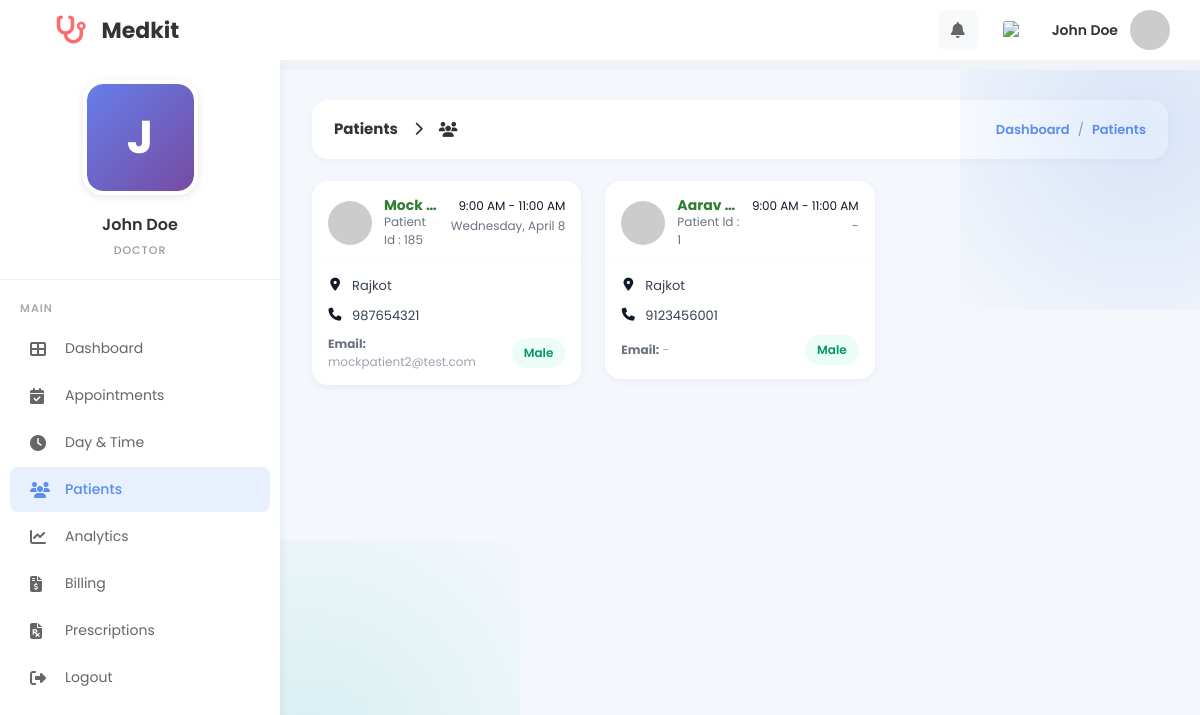
/MINI_PHP/doctor_patients.php (signed in), run on the app's committed database.
### tables this page shows
CREATE TABLE `users` (
  `id` int(11) NOT NULL,
  `firstname` varchar(225) DEFAULT '',
  `lastname` varchar(225) DEFAULT '',
  `phone_number` bigint(20) DEFAULT 0,
  `date_of_birth` date DEFAULT curdate(),
  `email` varchar(50) NOT NULL,
  `gender` varchar(100) DEFAULT '',
  `address` varchar(225) DEFAULT '',
  `clinic_name` varchar(255) DEFAULT NULL,
  `experience_years` int(11) DEFAULT 0,
  `education` varchar(255) DEFAULT NULL,
  `bio` text DEFAULT NULL,
  `password` varchar(255) NOT NULL,
  `role_id` int(11) DEFAULT 0,
  `category_id` int(11) DEFAULT NULL,
  `created_at` timestamp NOT NULL DEFAULT current_timestamp(),
  `updated_at` timestamp NOT NULL DEFAULT current_timestamp() ON UPDATE current_timestamp(),
  `profile_image` varchar(255) DEFAULT NULL,
  `license_number` varchar(50) DEFAULT NULL,
  `license_document` varchar(255) DEFAULT NULL,
  `verification_status` enum('verified','pending','rejected') NOT NULL DEFAULT 'verified',
  `verification_reason` varchar(255) DEFAULT NULL,
  `verified_at` timestamp NULL DEFAULT NULL,
  `verified_by_admin_id` int(11) DEFAULT NULL,
  `commission_percent` decimal(5,2) NOT NULL DEFAULT 10.00
);

CREATE TABLE `visit_booking` (
  `id` int(11) NOT NULL,
  `patient_id` int(11) DEFAULT 0,
  `doctor_id` int(11) DEFAULT 0,
  `speciality_id` int(11) DEFAULT 0,
  `time_id` int(11) DEFAULT 0,
  `Note` varchar(225) DEFAULT '',
  `is_visited` int(11) DEFAULT 0,
  `created_at` timestamp NOT NULL DEFAULT current_timestamp(),
  `updated_at` timestamp NOT NULL DEFAULT current_timestamp() ON UPDATE current_timestamp(),
  `appointment_date` date DEFAULT NULL,
  `status` enum('pending','accepted','visited','rejected') DEFAULT 'pending',
  `patient_notified` tinyint(1) DEFAULT 0,
  `doctor_seen` tinyint(1) NOT NULL DEFAULT 0,
  `reminder_sent_at` datetime DEFAULT NULL,
  `documents_emailed_at` datetime DEFAULT NULL
);

CREATE TABLE `patient` (
  `id` int(11) NOT NULL,
  `firstname` varchar(225) DEFAULT '',
  `lastname` varchar(225) DEFAULT '',
  `phone_number` bigint(20) DEFAULT 0,
  `email` varchar(100) DEFAULT NULL,
  `password` varchar(255) DEFAULT NULL,
  `date_of_birth` date DEFAULT curdate(),
  `gender` varchar(225) DEFAULT '',
  `address` varchar(225) DEFAULT '',
  `created_at` timestamp NOT NULL DEFAULT current_timestamp(),
  `updated_at` timestamp NOT NULL DEFAULT current_timestamp() ON UPDATE current_timestamp()
);

CREATE TABLE `doctor_available_time` (
  `id` int(11) NOT NULL,
  `day_id` int(11) DEFAULT 0,
  `start_time` time DEFAULT '00:00:00',
  `end_time` time DEFAULT '00:00:00',
  `created_at` timestamp NOT NULL DEFAULT current_timestamp(),
  `updated_at` timestamp NOT NULL DEFAULT current_timestamp() ON UPDATE current_timestamp()
);

### MINI_PHP/doctor_patients.php (the view, shortened to what this page needs)
<?php
include("config.php");
$doctor_id = (int)$_SESSION['doctor_id'];
$doctor_res = mysqli_query($conn, "SELECT firstname, lastname, profile_image FROM users WHERE id = $doctor_id LIMIT 1");
$doctor = $doctor_res ? mysqli_fetch_assoc($doctor_res) : null;
$doctor['profile_image'] = $doctor['profile_image'] ?? '';
$patients = [];
$query = "
    SELECT
        vb.id AS booking_id,
        vb.patient_id,
        vb.appointment_date,
        vb.Note,
        p.firstname AS patient_firstname,
        p.lastname AS patient_lastname,
        p.phone_number,
        p.email,
        p.gender,
        p.address,
        dat.start_time,
        dat.end_time
    FROM visit_booking vb
    JOIN patient p ON vb.patient_id = p.id
    LEFT JOIN doctor_available_time dat ON vb.time_id = dat.id
    WHERE vb.doctor_id = ?
    ORDER BY vb.appointment_date DESC, dat.start_time DESC, vb.id DESC
";
$stmt = $conn->prepare($query);
if ($stmt) {
  $stmt->bind_param("i", $doctor_id);
  $stmt->execute();
  $result = $stmt->get_result();
  if ($result) {
    while ($row = $result->fetch_assoc()) {
      $patients[] = $row;
    }
  }
}
?>
<!DOCTYPE html>
<html lang="en">
<head>
  <link href="https://cdn.jsdelivr.net/npm/bootstrap@5.3.2/dist/css/bootstrap.min.css" rel="stylesheet">
  <link href="https://cdnjs.cloudflare.com/ajax/libs/font-awesome/6.4.0/css/all.min.css" rel="stylesheet">
</head>
<body>
  <div class="top-header">
    <div class="header-left">
      <div class="logo">
        <i class="fa-solid fa-stethoscope"></i>
        <span>Medkit</span>
      </div>
    </div>
    <div class="header-right">
      <div class="dropdown" style="position: relative;">
        <button class="header-icon" type="button" data-notif-toggle aria-label="Notifications" aria-expanded="false">
          <i class="fas fa-bell"></i>
        </button>
      </div>
      <img src="https://flagcdn.com/w40/us.png" alt="US" class="flag-icon">
      <a href="doctor_profile.php" class="user-profile text-decoration-none" title="View Profile" aria-label="View Profile">
        <span class="user-name"><?= htmlspecialchars($doctor['firstname'] . ' ' . $doctor['lastname']) ?></span>
        <?php
        $doctor_avatar_src = (!empty($doctor['profile_image']) && file_exists(__DIR__ . '/' . $doctor['profile_image']))
          ? $doctor['profile_image']
          : "https://ui-avatars.com/api/?name=" . urlencode($doctor['firstname'] . '+' . $doctor['lastname']) . "&background=5a8dee&color=fff";
        ?>
        <img src="<?= htmlspecialchars($doctor_avatar_src) ?>" alt="Profile" class="user-avatar">
      </a>
    </div>
  </div>
  <div class="sidebar">
    <div class="doctor-profile-sidebar">
      <div class="profile-image-wrapper">
        <form id="profileImageForm" action="doctor_profile_image.php" method="POST" enctype="multipart/form-data">
          <label for="profileImageInput" style="cursor: pointer; display: block; width: 115px; height: 115px; margin: 0 auto;">
            <div class="profile-image-container" id="sidebarProfileImage">
              <?php if (!empty($doctor['profile_image']) && file_exists(__DIR__ . '/' . $doctor['profile_image'])): ?>
                <img src="<?= htmlspecialchars($doctor['profile_image']) ?>" alt="Profile" class="profile-image">
              <?php else: ?>
                <div class="profile-placeholder">
                  <?= strtoupper(substr($doctor['firstname'], 0, 1)) ?>
                </div>
              <?php endif; ?>
            </div>
          </label>
        </form>
      </div>
      <div class="profile-name"><?= htmlspecialchars($doctor['firstname'] . ' ' . $doctor['lastname']) ?></div>
      <div class="profile-role">DOCTOR</div>
    </div>
    <nav class="nav-menu">
      <div class="nav-label">MAIN</div>
      <a href="doctor_dashboard.php" class="nav-item">
        <i class="fas fa-th-large"></i>
        <span>Dashboard</span>
      </a>
      <a href="booking.php" class="nav-item">
        <i class="fas fa-calendar-check"></i>
        <span>Appointments</span>
      </a>
      <a href="add_day_time.php" class="nav-item">
        <i class="fas fa-clock"></i>
        <span>Day &amp; Time</span>
      </a>
      <a href="doctor_patients.php" class="nav-item active">
        <i class="fas fa-users"></i>
        <span>Patients</span>
      </a>
      <a href="doctor_analytics.php" class="nav-item">
        <i class="fas fa-chart-line"></i>
        <span>Analytics</span>
      </a>
      <a href="doctor_billing.php" class="nav-item">
        <i class="fas fa-file-invoice-dollar"></i>
        <span>Billing</span>
      </a>
      <a href="doctor_prescriptions.php" class="nav-item">
        <i class="fas fa-file-prescription"></i>
        <span>Prescriptions</span>
      </a>
      <a href="logout.php" class="nav-item">
        <i class="fas fa-right-from-bracket"></i>
        <span>Logout</span>
      </a>
    </nav>
  </div>
  <div class="main-content">
    <div class="breadcrumb-bar">
      <div class="breadcrumb-title">
        <span>Patients</span>
        <i class="fas fa-chevron-right" style="font-size: 14px; margin: 0 8px;"></i>
        <i class="fas fa-users"></i>
      </div>
      <div class="breadcrumb-links">
        <a href="doctor_dashboard.php" style="color: #5a8dee; font-weight: 600; text-decoration: none;">Dashboard</a>
        <span>/</span>
        <span style="color: #5a8dee; font-weight: 600;">Patients</span>
      </div>
    </div>
    <?php if (empty($patients)): ?>
      <div class="text-center text-muted py-5">No patients found yet.</div>
    <?php else: ?>
      <div class="row g-4">
        <?php foreach ($patients as $p): ?>
          <?php
          $patient_full_name = trim(($p['patient_firstname'] ?? '') . ' ' . ($p['patient_lastname'] ?? ''));
          $patient_id = (int)($p['patient_id'] ?? 0);
          $time_label = '';
          if (!empty($p['start_time']) && !empty($p['end_time'])) {
            $time_label = date("g:i A", strtotime($p['start_time'])) . " - " . date("g:i A", strtotime($p['end_time']));
          } elseif (!empty($p['start_time'])) {
            $time_label = date("g:i A", strtotime($p['start_time']));
          } else {
            $time_label = '-';
          }
          $date_label = '-';
          if (!empty($p['appointment_date'])) {
            $date_label = date("l, F j", strtotime($p['appointment_date']));
          }
          $address = trim((string)($p['address'] ?? ''));
          $phone = trim((string)($p['phone_number'] ?? ''));
          $email = trim((string)($p['email'] ?? ''));
          $gender = trim((string)($p['gender'] ?? ''));
          ?>
          <div class="col-lg-4 col-md-6">
            <div class="patient-card">
              <div class="patient-card-head">
                <div class="patient-ident">
                  <img class="patient-avatar" src="https://ui-avatars.com/api/?name=<?= urlencode($patient_full_name !== '' ? $patient_full_name : 'Patient') ?>&background=5a8dee&color=fff" alt="Avatar">
                  <div style="min-width: 0;">
                    <div class="patient-name" title="<?= htmlspecialchars($patient_full_name) ?>">
                      <?= htmlspecialchars($patient_full_name !== '' ? $patient_full_name : '-') ?>
                    </div>
                    <div class="patient-meta">Patient Id : <?= (int)$patient_id ?></div>
                  </div>
                </div>
                <div class="patient-when">
                  <?= htmlspecialchars($time_label) ?>
                  <span class="date"><?= htmlspecialchars($date_label) ?></span>
                </div>
              </div>
              <hr class="patient-divider">
              <div class="patient-body">
                <div class="detail-row">
                  <i class="fas fa-map-marker-alt"></i>
                  <div><?= $address !== '' ? htmlspecialchars($address) : '<span class="muted">-</span>' ?></div>
                </div>
                <div class="detail-row">
                  <i class="fas fa-phone"></i>
                  <div><?= $phone !== '' ? htmlspecialchars($phone) : '<span class="muted">-</span>' ?></div>
                </div>
                <div class="d-flex justify-content-between align-items-center" style="gap: 12px;">
                  <div class="patient-meta" style="flex: 1; min-width: 0;">
                    <strong>Email:</strong>
                    <span class="muted" title="<?= htmlspecialchars($email) ?>"><?= $email !== '' ? htmlspecialchars($email) : '-' ?></span>
                  </div>
                  <div>
                    <?php if ($gender !== ''): ?>
                      <span class="pill"><?= htmlspecialchars($gender) ?></span>
                    <?php else: ?>
                      <span class="muted">-</span>
                    <?php endif; ?>
                  </div>
                </div>
              </div>
            </div>
          </div>
        <?php endforeach; ?>
      </div>
    <?php endif; ?>
  </div>
</body>
</html>

### data on the page
users: firstname+lastname "John Doe", firstname "J"
visit_booking: patient.lastname "Mock…", patient "185", doctor_available_time.start_time+end_time "9:00 AM - 11:00 AM", appointment_date "Wednesday, April 8", patient.address "Rajkot", patient.phone_number "987654321", patient.email "mockpatient2@test.com", patient.gender "Male"
visit_booking: patient.lastname "Aarav…", patient "1", doctor_available_time.start_time+end_time "9:00 AM - 11:00 AM", date_label "-", patient.address "Rajkot", patient.phone_number "9123456001", patient.gender "Male"
